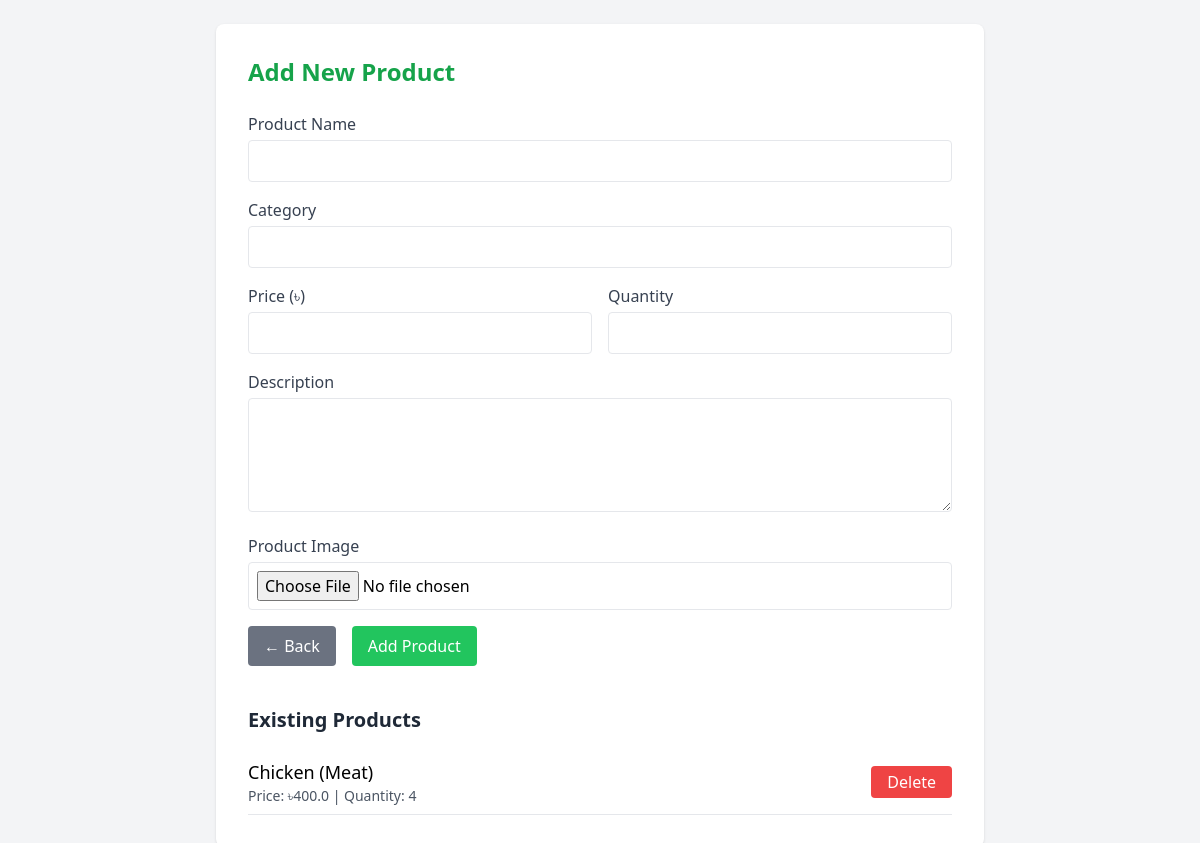
/add-product (signed in), run on an earlier commit of the app's database.
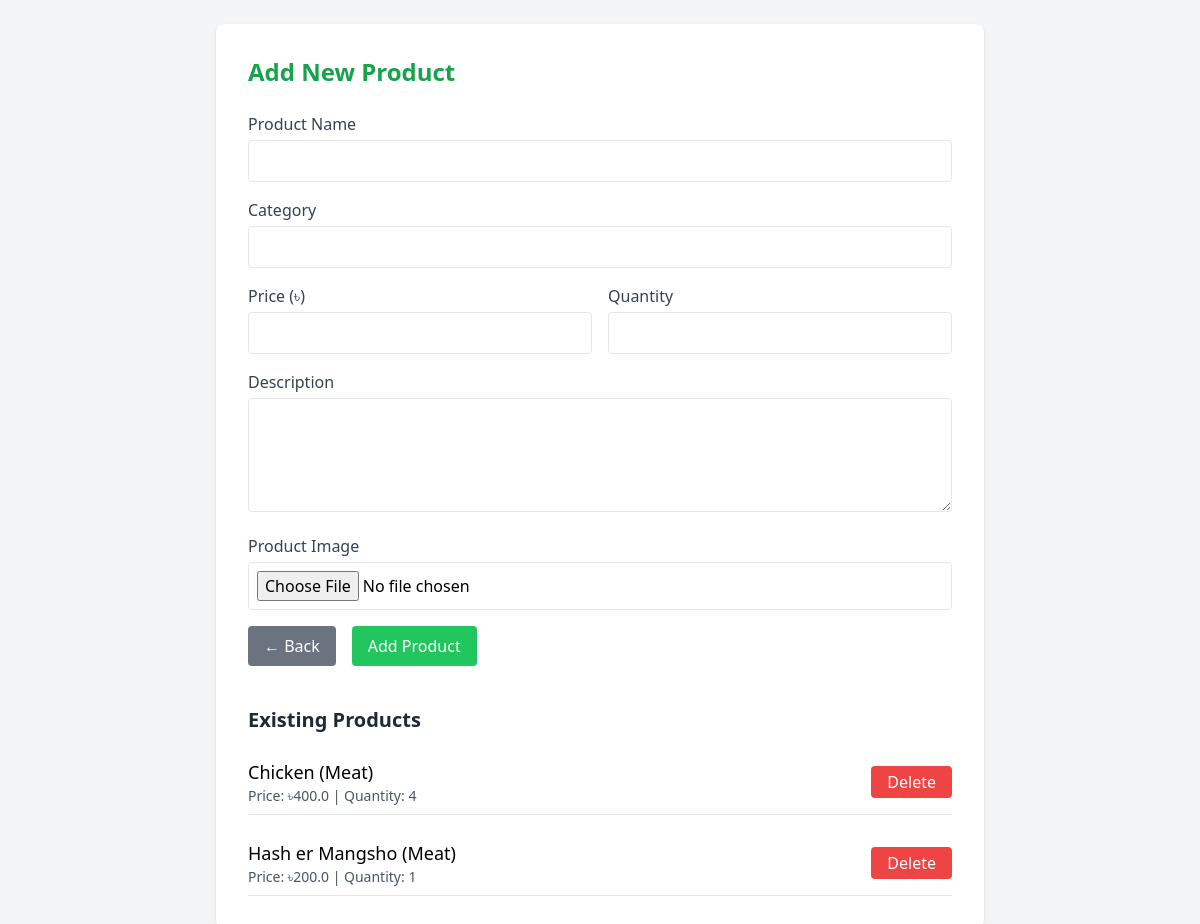
And on a later commit of the database.
### models.py (models this page shows, shortened)
class Product(db.Model):
    id = db.Column(db.Integer, primary_key=True)
    name = db.Column(db.String(100), nullable=False)
    category = db.Column(db.String(100), nullable=False)
    quantity = db.Column(db.Integer, nullable=False)
    unit_price = db.Column(db.Float, nullable=False)
    product_description = db.Column(db.String(200), nullable=True)
    image = db.Column(db.String(100), nullable=True)  # Add this line for the image
    added_by = db.Column(db.Integer, db.ForeignKey('user.id'), nullable=False)

### app.py (the view, shortened to what this page needs)
@app.route('/add-product', methods=['GET', 'POST'])
def add_product():
    user_id = session.get('user_id')
    if not user_id:
        return redirect(url_for('login'))
    user = db.session.get(User, user_id)
    if not user:
        return redirect(url_for('login'))
    success = None
    error = None
    products = Product.query.all()
    return render_template('add-product.html', user=user, success=success, error=error, products=products)

### templates/add-product.html (shortened to what this page needs)
<!DOCTYPE html>
<html lang="en">
<head>
  <script src="https://cdn.tailwindcss.com"></script>
</head>
<body class="bg-gray-100 min-h-screen p-6">
  <div class="max-w-3xl mx-auto bg-white p-8 rounded-lg shadow">
    <h2 class="text-2xl font-bold text-green-600 mb-6">Add New Product</h2>
    <form action="/add-product" method="POST" enctype="multipart/form-data" class="space-y-4">
      <div>
        <label class="block text-gray-700 mb-1">Product Name</label>
        <input type="text" name="name" class="w-full p-2 border rounded" required>
      </div>
      <div>
        <label class="block text-gray-700 mb-1">Category</label>
        <input type="text" name="category" class="w-full p-2 border rounded" required>
      </div>
      <div class="grid grid-cols-2 gap-4">
        <div>
          <label class="block text-gray-700 mb-1">Price (৳)</label>
          <input type="number" step="0.01" name="unit_price" class="w-full p-2 border rounded" required>
        </div>
        <div>
          <label class="block text-gray-700 mb-1">Quantity</label>
          <input type="number" name="quantity" class="w-full p-2 border rounded" required>
        </div>
      </div>
      <div>
        <label class="block text-gray-700 mb-1">Description</label>
        <textarea name="product_description" class="w-full p-2 border rounded" rows="4"></textarea>
      </div>
      <div>
        <label class="block text-gray-700 mb-1">Product Image</label>
        <input type="file" name="image" class="w-full p-2 border rounded">
      </div>
      <div class="flex space-x-4">
        <a href="{{ url_for('admin_panel') if user.role == 'admin' else url_for('manager_dashboard') }}" class="bg-gray-500 text-white px-4 py-2 rounded hover:bg-gray-600">← Back</a>
        <button type="submit" class="bg-green-500 text-white px-4 py-2 rounded hover:bg-green-600">Add Product</button>
      </div>
    </form>
    <h3 class="text-xl font-semibold text-gray-800 mt-10">Existing Products</h3>
    <div class="mt-4 space-y-4">
      {% for product in products %}
      <div class="flex justify-between items-center border-b py-2">
        <div class="flex-1">
          <p class="text-lg font-medium">{{ product.name }} ({{ product.category }})</p>
          <p class="text-sm text-gray-600">Price: ৳{{ product.unit_price }} | Quantity: {{ product.quantity }}</p>
        </div>
        <div class="flex space-x-4">
          <form action="/delete-product/{{ product.id }}" method="POST" onsubmit="return confirm('Are you sure you want to delete this product?');">
            <button type="submit" class="bg-red-500 text-white px-4 py-1 rounded hover:bg-red-600">Delete</button>
          </form>
        </div>
      </div>
      {% else %}
      <p class="text-gray-500">No products available.</p>
      {% endfor %}
    </div>
  </div>
</body>
</html>

What changed in the data, as far as the page shows it:
added Product: name "Hash er Mangsho", category "Meat", unit_price "200.0", quantity "1"
